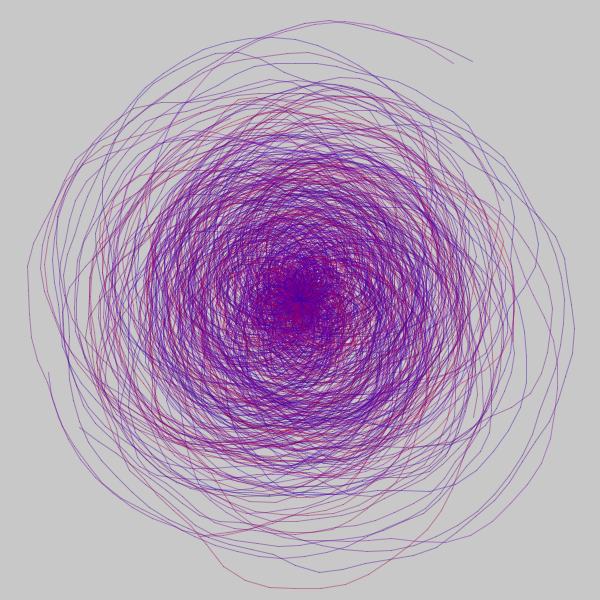
Frame 1 (no input)
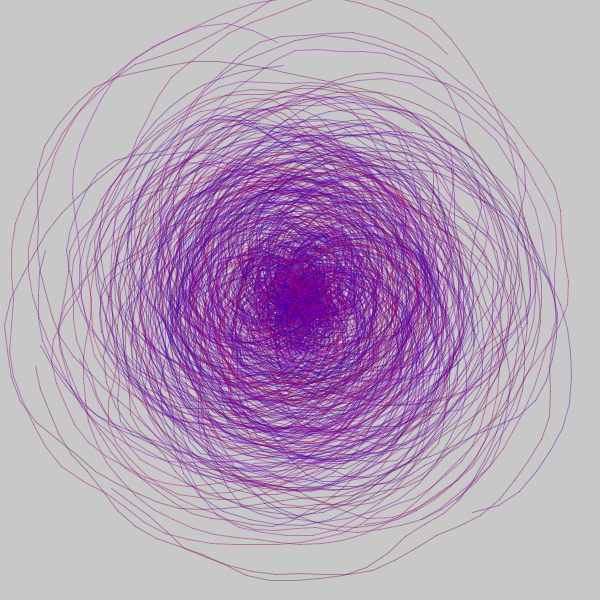
Frame 60 (the mouse pressed at the canvas centre just before this capture)
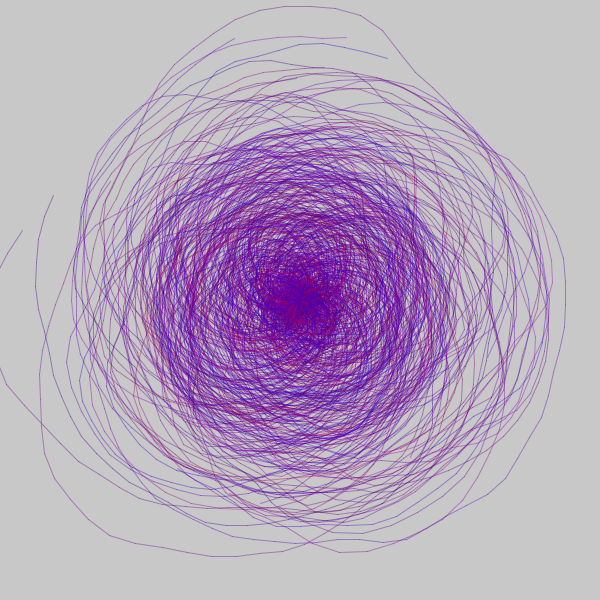
Frame 120 (the mouse held since frame 60 and released just before this capture)

The Processing sketch that drew these frames (run headless with seeded random() and noise(); from frame 60 on, the mouse is pressed at the canvas centre):

// Processing sketch: processing_79348
// ── processing_79348.pde

void setup()
{
  size(600, 600);
  smooth();
}

void draw() {
  
  background(200);
 
  int centX = width/2;
  int centY = height/2;
  float x, y;
  
  // draw 80 spirals
  for (int i = 0; i < 80; i++) {                                         
    float lastx = -999;
    float lasty = -999;
    float radiusNoise = random(10);
    float radius = 10;
    
    //color
    float colorx = random(0,500);
    float colory = random(0,500);
    stroke( noise( colorx/100.0 , colory/100.0 ) * 255, 0 , 255 - noise( colorx / 200.0, colory/200.0) * 255, 100 );
 
    int startangle = int(random(360));                                  
    int endangle =  1440 + int(random(1440));                           
    int anglestep =  5 + int(random(3));
    for (float ang = startangle; ang <= endangle; ang += anglestep) {
      radiusNoise += 0.05;
      radius += 0.5;
      float thisRadius = radius + (noise(radiusNoise) * 200) - 100;
      float rad = radians(ang);
      x = centX + (thisRadius * cos(rad));
      y = centY + (thisRadius * sin(rad));
      if (lastx > -999) {
        line(x,y,lastx,lasty);
      }
      lastx = x;
      lasty = y;
    }
  }
}
